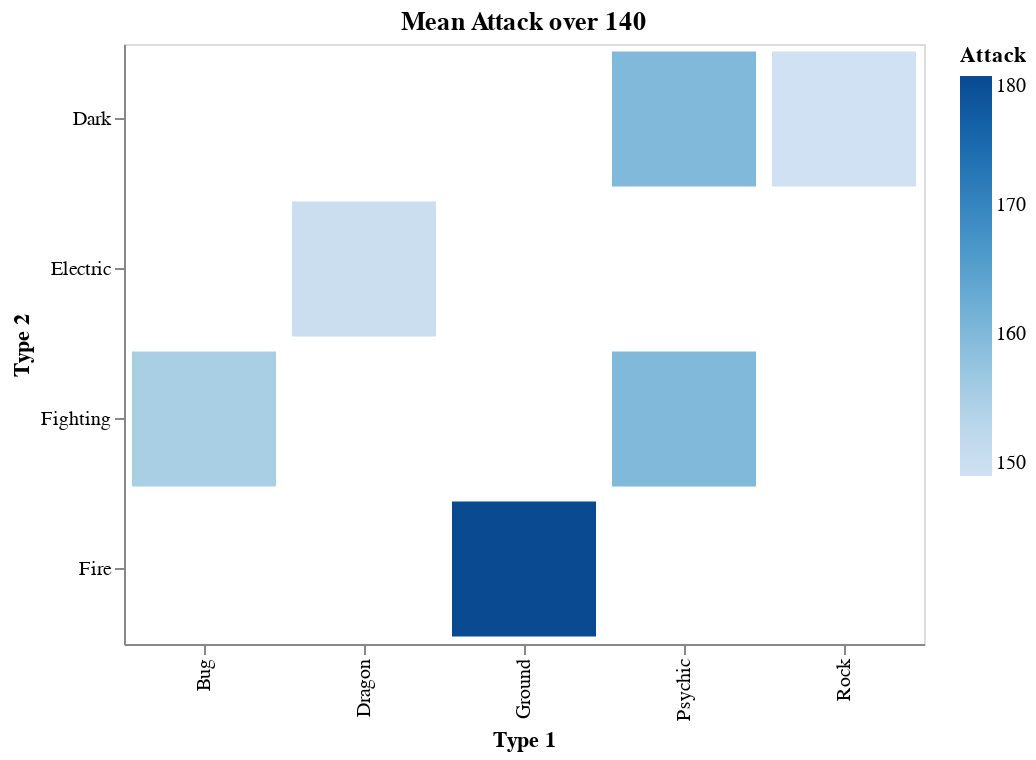

The code cell stored with this chart in its notebook:
### Markdown cell above
#### Pokemon Types with a mean Attack greater than 140

### Code cell
#Pokemon Types mean Attack
dataByMeanAttack = data.groupby(["Type 1", "Type 2"], as_index = False)[["Attack"]].mean()

#mean attack > 140
attack140 = dataByMeanAttack[dataByMeanAttack["Attack"] > 140]

#Chart mean attack over 140
alt.Chart(attack140, title = "Mean Attack over 140").mark_bar().encode(
    x = "Type 1",
    y = "Type 2",
    color = "Attack"
)


#Wanted to chart top 10% mean Attack

### Figure 1 — Vega-Lite specification as saved in the notebook (floating-point values rounded to 4 significant figures)
{"$schema": "https://vega.github.io/schema/vega-lite/v2.6.0.json", "config": {"view": {"height": 300, "width": 400}}, "data": {"name": "data-611cbc5e709dda74671cd57fc6da7c62"}, "datasets": {"data-611cbc5e709dda74671cd57fc6da7c62": [{"Attack": 155, "Type 1": "Bug", "Type 2": "Fighting"}, {"Attack": 150, "Type 1": "Dragon", "Type 2": "Electric"}, {"Attack": 180, "Type 1": "Ground", "Type 2": "Fire"}, {"Attack": 160, "Type 1": "Psychic", "Type 2": "Dark"}, {"Attack": 160, "Type 1": "Psychic", "Type 2": "Fighting"}, {"Attack": 149, "Type 1": "Rock", "Type 2": "Dark"}]}, "encoding": {"color": {"field": "Attack", "type": "quantitative"}, "x": {"field": "Type 1", "type": "nominal"}, "y": {"field": "Type 2", "type": "nominal"}}, "mark": "bar", "title": "Mean Attack over 140"}
